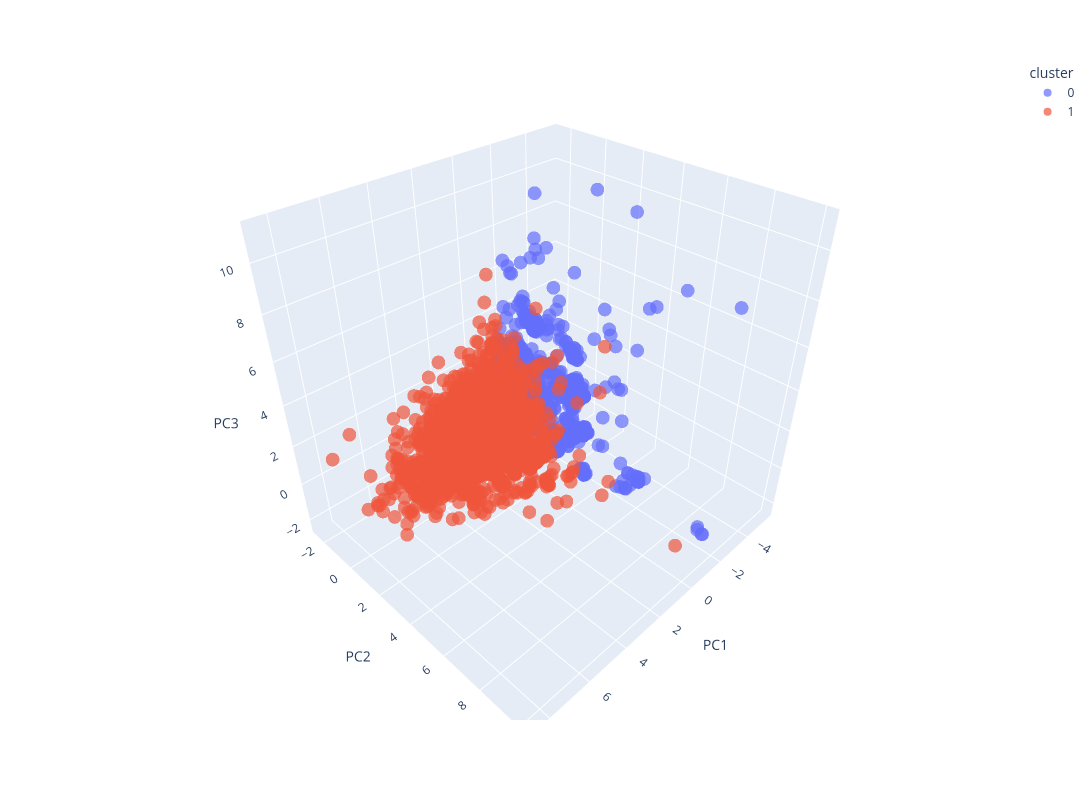

The code cell stored with this chart in its notebook:
### Markdown cell above
# KMeans with 2 clusters and PCA 3D

### Code cell
from sklearn.cluster import KMeans
from sklearn.decomposition import PCA
import plotly.express as px

kmeans = KMeans(n_clusters=2, random_state=42, n_init="auto")
clusters = kmeans.fit_predict(users_scaled)

pca = PCA(n_components=3)
components = pca.fit_transform(users_scaled)

print("Explained variance of the 3 components:", round(pca.explained_variance_ratio_.sum(), 3))

pca_users = pd.DataFrame(components, columns=["PC1", "PC2", "PC3"], index=users_scaled.index)
pca_users["cluster"] = clusters.astype(str)

fig = px.scatter_3d(
    pca_users,
    x="PC1",
    y="PC2",
    z="PC3",
    color="cluster",
    opacity=0.7,
    width=1200,      # px
    height=800       # px
)

fig.show()

### Figure 1 — Plotly figure (JSON) as saved in the notebook; plotly's stock layout.template omitted (floating-point values rounded to 4 significant figures; data arrays with more than 128 entries replaced by an {"elided": "..."} marker saying what was removed)
{"data": [{"hovertemplate": "cluster=0<br>PC1=%{x}<br>PC2=%{y}<br>PC3=%{z}<extra></extra>", "legendgroup": "0", "marker": {"color": "#636efa", "opacity": 0.7, "symbol": "circle"}, "mode": "markers", "name": "0", "scene": "scene", "showlegend": true, "type": "scatter3d", "x": {"elided": "2014 float values"}, "y": {"elided": "2014 float values"}, "z": {"elided": "2014 float values"}}, {"hovertemplate": "cluster=1<br>PC1=%{x}<br>PC2=%{y}<br>PC3=%{z}<extra></extra>", "legendgroup": "1", "marker": {"color": "#EF553B", "opacity": 0.7, "symbol": "circle"}, "mode": "markers", "name": "1", "scene": "scene", "showlegend": true, "type": "scatter3d", "x": {"elided": "2927 float values"}, "y": {"elided": "2927 float values"}, "z": {"elided": "2927 float values"}}], "layout": {"height": 800, "legend": {"title": {"text": "cluster"}, "tracegroupgap": 0}, "margin": {"t": 60}, "scene": {"domain": {"x": [0, 1], "y": [0, 1]}, "xaxis": {"title": {"text": "PC1"}}, "yaxis": {"title": {"text": "PC2"}}, "zaxis": {"title": {"text": "PC3"}}}, "width": 1200}}
